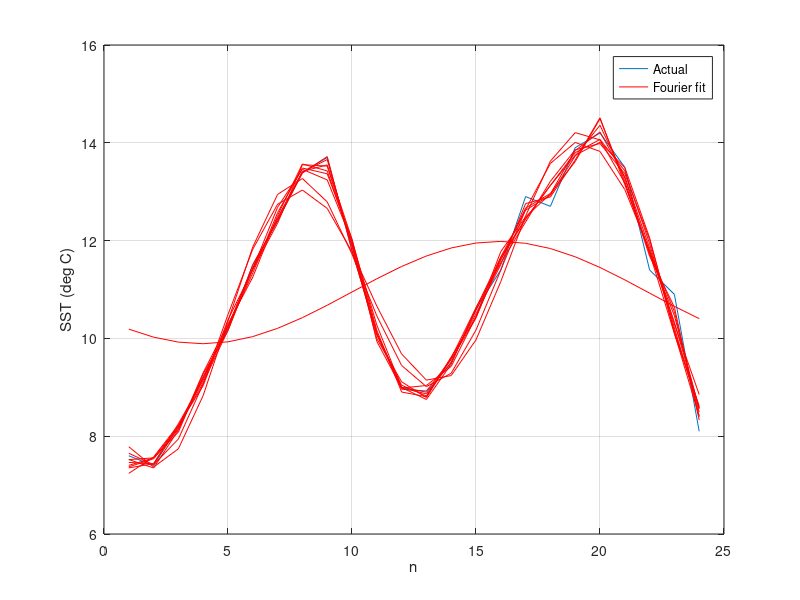

Write MATLAB code to recreate this figure.
%%%%%%%%%%%%%%%%%%%%%%%%%%%%%%%%%
%
% OCE 5586
%
% Fourier Coefficients example
%
% SMJ
% 2/27/2014
%
%%%%%%%%%%%%%%%%%%%%%%%%%%%%%%%%%
close all; clear;

% actual data
n_sst = 1:24;
sst = [7.6 7.4 8.2 9.2 10.2 11.5 12.4 13.4 13.7 11.8 10.1 9.0 ...
    8.9 9.5 10.6 11.4 12.9 12.7 13.9 14.2 13.5 11.4 10.9 8.1];

figure
plot(n_sst,sst)
grid
xlabel('n')
ylabel('SST (deg C)')


% get Fourier coeffient, A0
%
N = length(n_sst);

A0 = 0;
for n = 1:N
    A0 = A0 + sst(n); 
end
A0 = 2/N*A0;
B0 = 0;

% get Fourier coeffients, Ap and Bp
%
A = zeros(N/2,1);
B = zeros(N/2,1);

for p = 1:N/2
    for n = 1:N
        A(p) = A(p) + sst(n) * cos(2*pi*p*n/N);
        B(p) = B(p) + sst(n) * sin(2*pi*p*n/N);
    end
end
A = 2/N*A;
B = 2/N*B;

% reconstruction
for max_index=1:10
sst_reconstr = zeros(N,1);
for n = 1:N
    for p = 1:max_index
        sst_reconstr(n) = sst_reconstr(n) + A(p)*cos(2*pi*p*n/N) ...
            + B(p)*sin(2*pi*p*n/N);
    end
end
sst_reconstr = A0/2 + sst_reconstr;

% figure
hold on
plot(n_sst,sst_reconstr,'r')
legend('Actual','Fourier fit')
pause
end
        
% prediction
% sst_reconstr2 = zeros(48,1);
% for n = 1:48
%     for p = 1:3
%         sst_reconstr2(n) = sst_reconstr2(n) + A(p)*cos(2*pi*p*n/N) ...
%             + B(p)*sin(2*pi*p*n/N);
%     end
% end
% sst_reconstr2 = A0/2 + sst_reconstr2; 
% 
% plot(1:48,sst_reconstr2,'g')